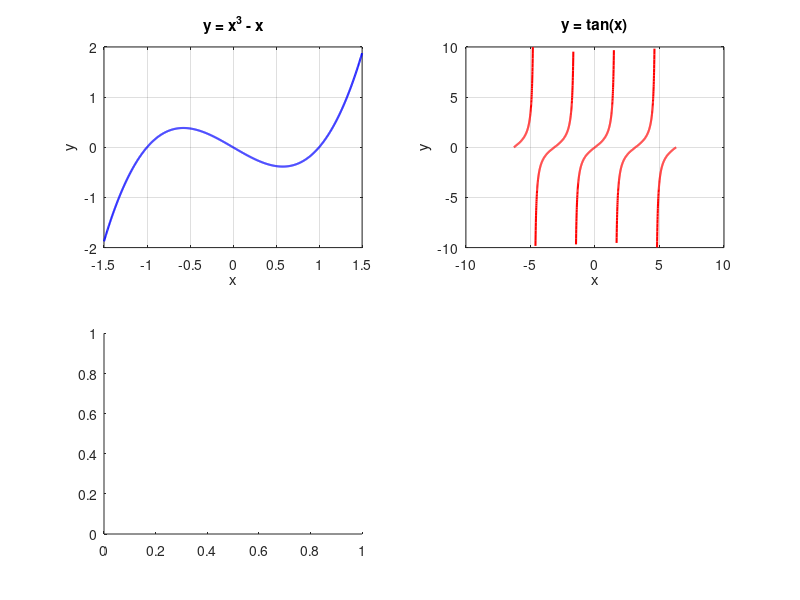

Reproduce this figure in MATLAB. (Note: this script raises an error after producing the figure.)
% Save this as equation_subplots.m

% Define variables
x1 = linspace(-1.5, 1.5, 1000);
y1 = x1.^3 - x1;

x2 = linspace(-2*pi, 2*pi, 2000);
y2 = tan(x2);
y2(abs(y2) > 10) = NaN; 

f = @(x,y) y.^2 - (x.^3 - x);

% Create the subplot figure
figure('Name', 'All Equations Subplot')

% Subplot 1
subplot(2, 2, 1)
plot(x1, y1, 'b', 'LineWidth', 1.5)
grid on; xlabel('x'); ylabel('y'); title('y = x^3 - x')

% Subplot 2
subplot(2, 2, 2)
plot(x2, y2, 'r', 'LineWidth', 1.5)
grid on; xlabel('x'); ylabel('y'); title('y = tan(x)')
ylim([-10 10])

% Subplot 3
subplot(2, 2, 3)
fimplicit(f, [-2.5 2.5 -5 5], 'g', 'LineWidth', 1.5)
grid on; xlabel('x'); ylabel('y'); title('y^2 = x^3 - x')

% Subplot 4: All combined
subplot(2, 2, 4)
hold on
plot(x1, y1, 'b', 'LineWidth', 1.5)
plot(x2, y2, 'r', 'LineWidth', 1.5)
fimplicit(f, [-2.5 2.5 -5 5], 'g', 'LineWidth', 1.5)
hold off

grid on; xlabel('x'); ylabel('y'); title('Combined Plot')
ylim([-10 10])
legend('y = x^3 - x', 'y = tan(x)', 'y^2 = x^3 - x', 'Location', 'best')
